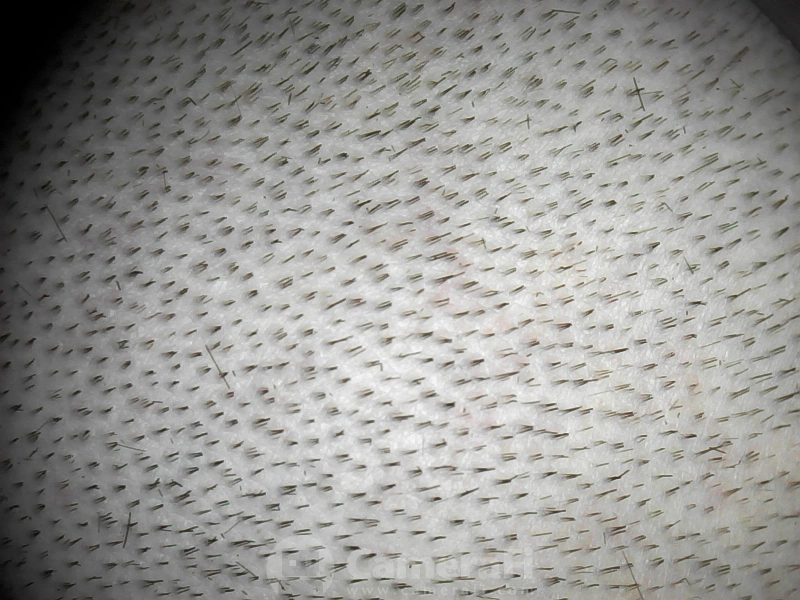
#> input picture hair1.png, 1600 x 1200 px (shown at 1/2 size)
$ python -i counter.py   (imports and definitions only)
#> lines starting #> are read from the running program, lines starting #| are printed output that depends on the picture; after the words box and inside, x2 and y2 are one past the last pixel; in counts of white or black regions, pixels touching at a corner belong together
import cv2 as cv
import numpy as np
import matplotlib.pyplot as plt
import math
import base64
class HairCounter():
    def __init__(self, image):
        self.image = cv.cvtColor(image, cv.COLOR_BGR2GRAY)
        self.brightness_center = Point()

    def gama_correction(self, gamma):
        gamma_corrected = np.power(self.image / 255.0, gamma)
        gamma_corrected = np.uint8(gamma_corrected * 255)
        self.image = gamma_corrected

    def threshold(self):
        thresh = cv.threshold(self.image, 150, 255, cv.THRESH_TOZERO)[1]
        self.image = thresh

    def get_brightness_center(self):
        kernel = np.ones((5, 5), np.uint8)
        veryEroded = cv.dilate(self.image, kernel, iterations=3)
        contornos, _ = cv.findContours(veryEroded, cv.RETR_EXTERNAL, cv.CHAIN_APPROX_SIMPLE)
        maior_contorno = max(contornos, key=cv.contourArea)
        momentos = cv.moments(maior_contorno)
        self.brightness_center.x = int(momentos['m10'] / momentos['m00'])
        self.brightness_center.y = int(momentos['m01'] / momentos['m00'])
        self.largest_contour = maior_contorno

    def erode(self):
        kernel = np.ones((3, 3), np.uint8)
        eroded = cv.erode(self.image, kernel, iterations=1)
        eroded = cv.cvtColor(eroded, cv.COLOR_GRAY2BGR)
        self.image = eroded

    def get_contours(self):
        bordas = cv.Canny(self.image, threshold1=100, threshold2=200)
        contornos, _ = cv.findContours(bordas, cv.RETR_EXTERNAL, cv.CHAIN_APPROX_SIMPLE)
        self.contours = contornos

    def count_hair(self):
        areas = []

        for _, contorno in enumerate(self.contours):
            area = cv.contourArea(contorno)
            if area > 0:
                momentos = cv.moments(contorno)
                centro_x = int(momentos['m10'] / momentos['m00'])
                centro_y = int(momentos['m01'] / momentos['m00'])

                cv.drawContours(self.image, [contorno], -1, (138, 0, 151), 2)
                # cv.putText(self.image, f"{area:.2f}", (centro_x, centro_y), cv.FONT_ITALIC, 0.2, (0, 0, 255), 1)

                areas.append(area)

        quantidade_fios = 0

        areas_median = np.mean(areas)
        areas_more_than_median = [area for area in areas if area > areas_median]
        areas_more_than_median_mean = sum(areas_more_than_median) / len(areas_more_than_median)

        for i in range(0, len(areas_more_than_median)):
            if areas_more_than_median[i] > areas_more_than_median_mean:
                quantidade_fios += math.ceil(areas_more_than_median[i] / areas_more_than_median_mean)
            else:
                quantidade_fios += 1


        self.hair_number = quantidade_fios

    def resize(self, factor):
        self.image = cv.resize(self.image, (0, 0), fx=factor, fy=factor)

    def show(self):
        plt.imshow(self.image)
        plt.show()

    def find_bigger_square(self):
        mask = np.zeros_like(self.image)
        cv.drawContours(mask, [self.largest_contour], 0, (255, 255, 255), thickness=cv.FILLED)
        filled_contour = cv.addWeighted(self.image, 1, mask, 0.5, 0)
        center_x, center_y = self.brightness_center.x, self.brightness_center.y

        for i in range(0, filled_contour.shape[0]):
            x = center_x - i
            y = center_y - i
            w = 2 * i
            h = 2 * i
            roi = filled_contour[y:y+h, x:x+w]
            black_pixels = np.count_nonzero(roi == 0)

            if black_pixels > 0:
                cv.rectangle(self.image, (x, y), (x + w, y + h), (0, 255, 0), 2)
                self.image = self.image[y:y+h, x:x+w]
                self.used_area = {
                    'x1': x,
                    'y1': y,
                    'x2': x + w,
                    'y2': y + h
                }
                break

        self.used_area = {
            'x1': 0,
            'y1': 0,
            'x2': self.image.shape[1],
            'y2': self.image.shape[0]
        }

    def getBase64Image(self):
        _, buffer = cv.imencode('.png', self.image)
        return base64.b64encode(buffer).decode('utf-8')

    def run(self):
        self.gama_correction(0.5)
        self.threshold()
        self.get_brightness_center()
        self.erode()
        self.find_bigger_square()
        self.get_contours()
        self.count_hair()
        self.getBase64Image()
        # self.show()

class Point():
    def __init__(self, x=0, y=0):
        self.x = x
        self.y = y


>>> import cv2
>>> picture = cv2.imread('hair1.png')
#> picture is the input picture: shape (1200, 1600, 3); mean B, G, R 147.8, 150.8, 151.2
>>> result = HairCounter(picture).run()
#> in get_brightness_center, `veryEroded = cv.dilate(self.image, kernel, iterations=3)`:
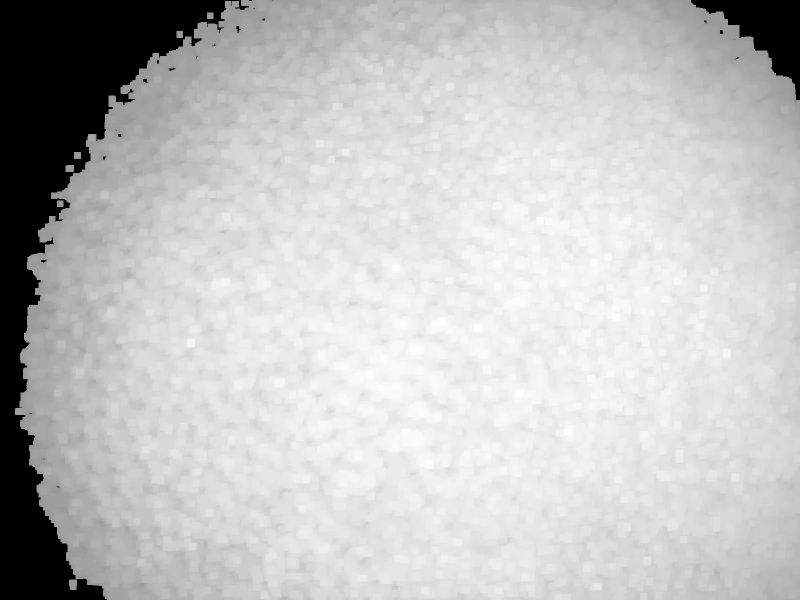
#> veryEroded: shape (1200, 1600) (shown at 1/2 size); min 0, max 254, mean 194
#> in get_brightness_center, `contornos, _ = cv.findContours(veryEroded, cv.RETR_EXTERNAL, cv.CHAIN_..`: contornos = 7 contours; box (x1, y1, x2, y2) and area: (30, 0, 1600, 1200) 1728512, (138, 1159, 154, 1180) 278, (131, 330, 148, 344) 205, (148, 304, 162, 318) 169, (353, 62, 366, 76) 156, (114, 401, 127, 414) 144, (414, 25, 427, 38) 144
#> in get_brightness_center, `maior_contorno = max(contornos, key=cv.contourArea)`: maior_contorno = contour of 812 points, box (x1, y1, x2, y2) (30, 0, 1600, 1200), area 1728512
#> in get_brightness_center, `momentos = cv.moments(maior_contorno)`: momentos = moments, m00 1728512, centre m10/m00, m01/m00 = (860, 622.3)
#> in get_brightness_center, `self.largest_contour = maior_contorno`: self.largest_contour has the same summary as maior_contorno
#> in erode, `eroded = cv.erode(self.image, kernel, iterations=1)`:
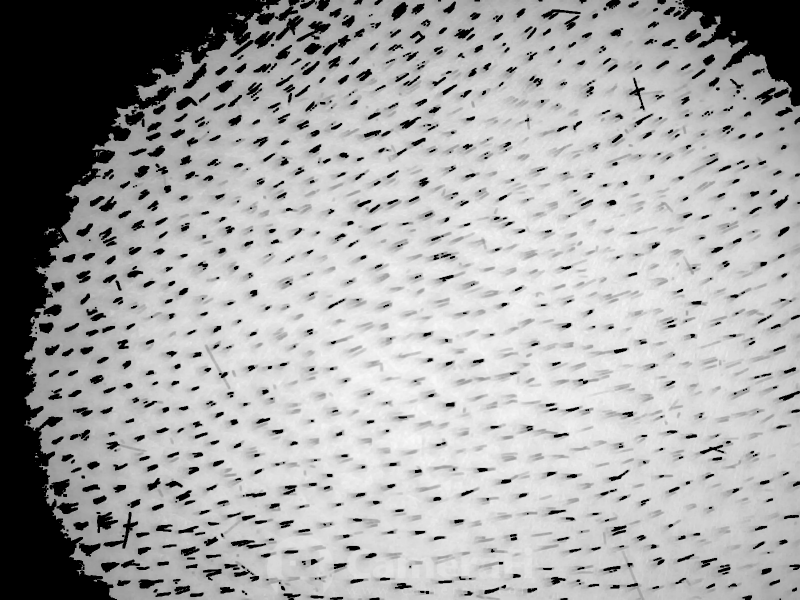
#> eroded: shape (1200, 1600) (shown at 1/2 size); min 0, max 250, mean 165.8
#> in find_bigger_square, `cv.drawContours(mask, [self.largest_contour], 0, (255, 255, 255), thic..`:
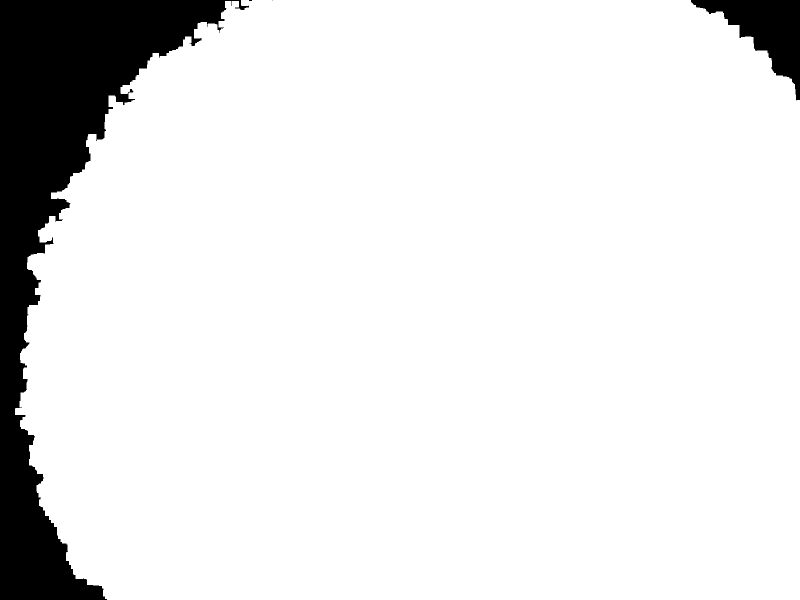
#> mask: shape (1200, 1600, 3) (shown at 1/2 size); 90.2% white; 4 black regions (2 under 20 px), largest, box (x1, y1, x2, y2) and area: (0, 0, 498, 1200) 170746, (1382, 0, 1600, 201) 17649
#> in find_bigger_square, `filled_contour = cv.addWeighted(self.image, 1, mask, 0.5, 0)`:
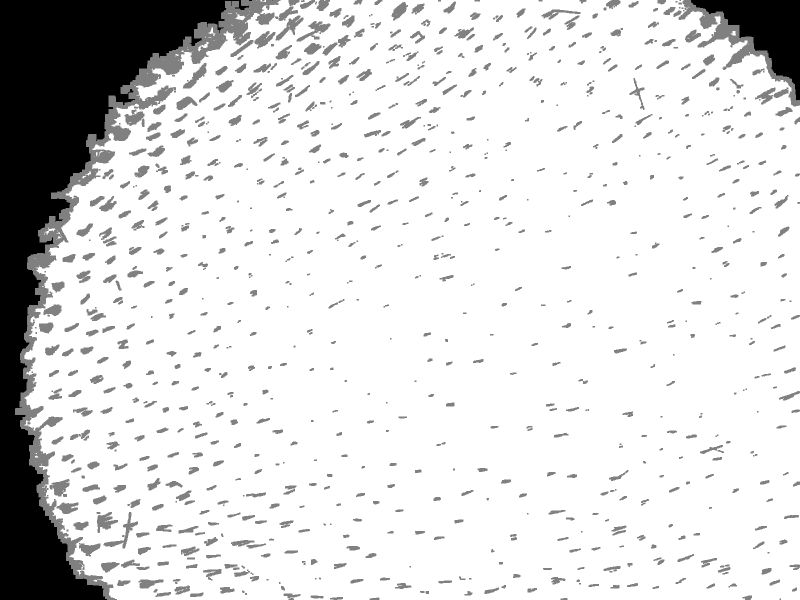
#> filled_contour: shape (1200, 1600, 3) (shown at 1/2 size); min 0, max 255, mean 220.2
#> the loop in find_bigger_square, `for i in range(0, filled_contour.shape[0]):` made 522 passes
#> black_pixels on passes 1 to 12: 0, 0, 0, 0, 0, 0, 0, 0, 0, 0, 0, 0
#> after the loop in find_bigger_square, `for i in range(0, filled_contour.shape[0]):`:
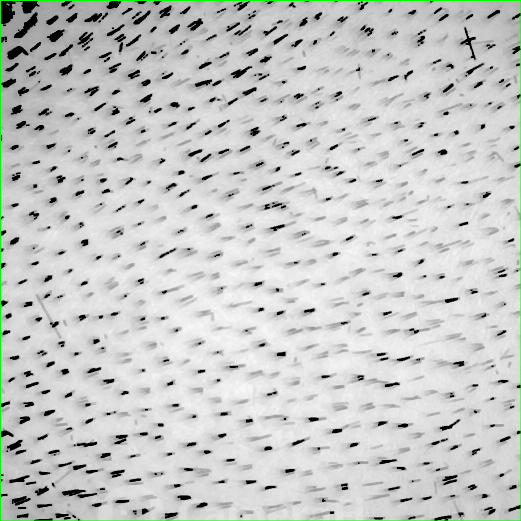
#> self.image: shape (1042, 1042, 3) (shown at 1/2 size); mean B, G, R 199.7, 201.2, 199.7
#> in get_contours, `bordas = cv.Canny(self.image, threshold1=100, threshold2=200)`:
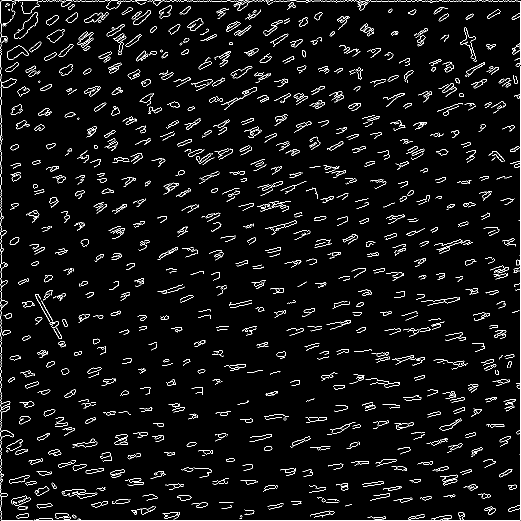
#> bordas: shape (1042, 1042) (shown at 1/2 size); 4.2% white in thin lines or dots
#> in get_contours, `contornos, _ = cv.findContours(bordas, cv.RETR_EXTERNAL, cv.CHAIN_APPR..`: contornos = 1315 contours, 921 with area under 20; largest, box (x1, y1, x2, y2) and area: (1, 87, 67, 1042) 1091, (14, 91, 58, 120) 642, (123, 978, 195, 997) 608, (68, 132, 1042, 1042) 601, (920, 54, 953, 123) 500
#> in get_contours, `self.contours = contornos`: self.contours has the same summary as contornos
#> the loop in count_hair, `for _, contorno in enumerate(self.contours):` made 1315 passes
#> (area, centro_x, centro_y) on passes 4, 6, 8, 10, 11, 12, 14, 15, 17, 20, 21, 22: (81.5, 756, 1036), (54, 823, 1035), (31, 148, 1032), (238, 124, 1031), (157, 45, 1031), (69, 921, 1027), (204, 340, 1029), (47, 662, 1025), (45, 269, 1023), (60, 976, 1016), (76.5, 43, 1015), (126.5, 289, 1021)
#> after the loop in count_hair, `for _, contorno in enumerate(self.contours):`:
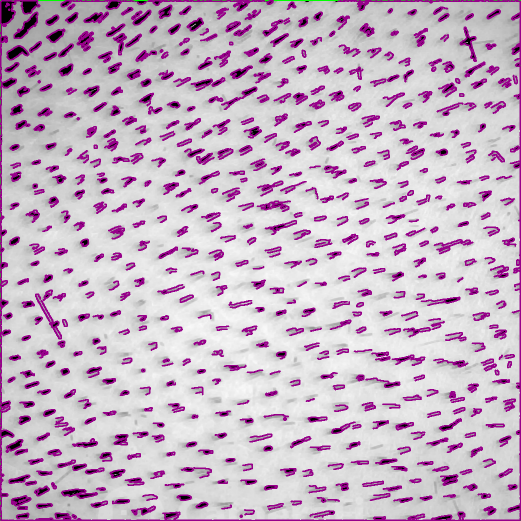
#> self.image: shape (1042, 1042, 3) (shown at 1/2 size); 13.28% of pixels changed, all inside (x1, y1, x2, y2) = (0, 0, 1042, 1042)
#> after the loop in count_hair, `for _, contorno in enumerate(self.contours):`: areas = 1137 values, max 1091 at index 1038, min 0.5 at index 20, mean 40.27
#> in count_hair, `areas_median = np.mean(areas)`: areas_median = 40.27
#> in count_hair, `areas_more_than_median = [area for area in areas if area > areas_median]`: areas_more_than_median = 320 values, max 1091 at index 274, min 41 at index 65, mean 125.6
#> in count_hair, `areas_more_than_median_mean = sum(areas_more_than_median) / len(areas_..`: areas_more_than_median_mean = 125.6
#> the loop in count_hair, `for i in range(0, len(areas_more_than_median)):` made 320 passes
#> quantidade_fios on passes 1 to 12: 1, 2, 4, 6, 7, 9, 10, 11, 12, 13, 15, 17
#> after the loop in count_hair, `for i in range(0, len(areas_more_than_median)):`: quantidade_fios = 465
